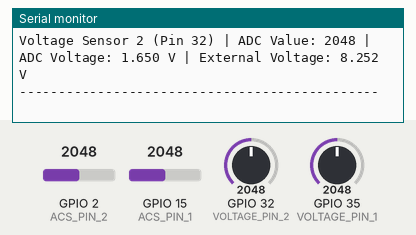
This sketch was run on a simulated ESP32. On the bench: the last lines printed to the serial monitor. The inputs (shaded band) are chosen by the test bench; at power-on: GPIO 2 (ACS_PIN_2) = 2048, GPIO 15 (ACS_PIN_1) = 2048, GPIO 32 (VOLTAGE_PIN_2) = 2048, GPIO 35 (VOLTAGE_PIN_1) = 2048 (analog values on the 0–4095 scale).

Above: at 2.2 s.
2.3 s: GPIO 2 (ACS_PIN_2) set to 2866
At 2.4 s:
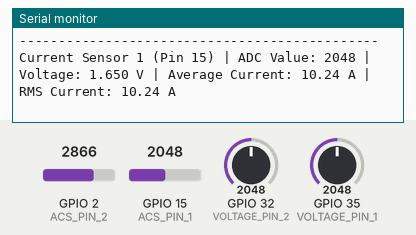
3.8 s: GPIO 15 (ACS_PIN_1) set to 2866
At 3.81 s:
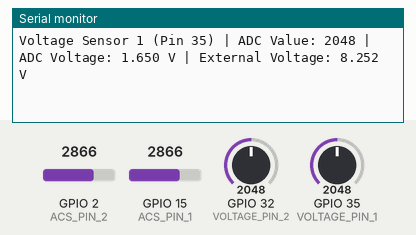
5.3 s: GPIO 32 (VOLTAGE_PIN_2) set to 2866
At 6.7 s:
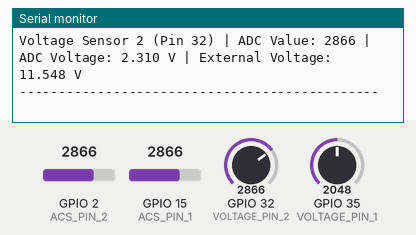
6.8 s: GPIO 35 (VOLTAGE_PIN_1) set to 2866
At 8.1 s:
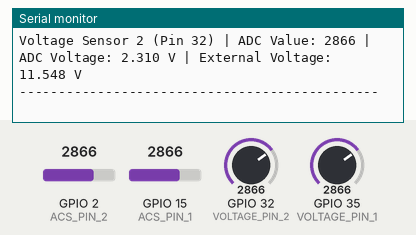
8.3 s: GPIO 2 (ACS_PIN_2) set to 3972
At 8.76 s:
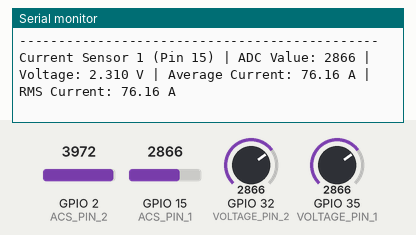
9.8 s: GPIO 15 (ACS_PIN_1) set to 3972
At 10.03 s:
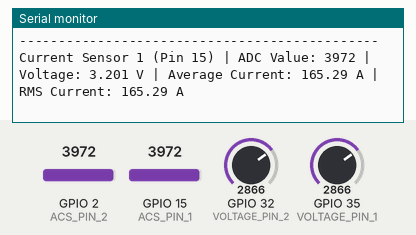
Timing chart, 0 to 12.3 s (numbered marks = the images above; inputs shaded):
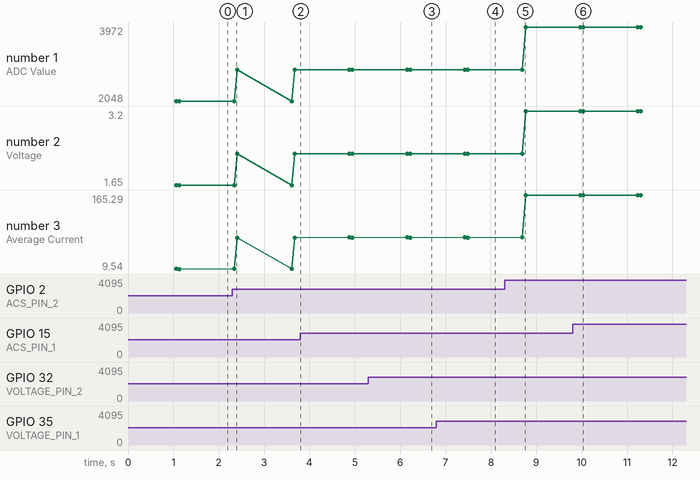

The sketch:

acs3.ino
```cpp
/*
 * Program for Reading Current and Voltage Values with ESP32
 *
 * This program reads:
 * - Current values from two ACS758 100A current sensors (pins 15 and 2)
 * - Voltage values from two voltage divider circuits (pins 35 and 32)
 *
 * The voltage divider consists of:
 * - Upper resistor: 10kΩ
 * - Lower resistor: 2kΩ
 * - Ratio: 1/5 (measures up to 5x reference voltage)
 */

// Pins connected to the ACS758 current sensor outputs
const int ACS_PIN_1 = 15;  // First current sensor connected to GPIO15
const int ACS_PIN_2 = 2;   // Second current sensor connected to GPIO2

// Pins connected to voltage divider outputs
const int VOLTAGE_PIN_1 = 35;  // First voltage divider connected to GPIO35
const int VOLTAGE_PIN_2 = 32;  // Second voltage divider connected to GPIO32

// ACS758 100A sensor parameters
const float VOLTAGE_REF = 3.3;       // ESP32 ADC reference voltage in volts
const float SENSITIVITY = 10.0;      // 20 mV/A for ACS758 100A model
const float ZERO_CURRENT_OFFSET_1 = 1.548; // Adjusted based on no-load readings for sensor 1
const float ZERO_CURRENT_OFFSET_2 = 1.555; // Adjusted based on no-load readings for sensor 2

// Voltage divider parameters
const float VOLTAGE_DIVIDER_RATIO = 5.0;  // For 10kΩ/2kΩ voltage divider (1/5 ratio)

// Variables for calculations
float voltage1, voltage2;
float current1, current2;
float externalVoltage1, externalVoltage2;  // Voltages measured by the dividers

// ADC resolution (ESP32 has 12-bit ADC: 0-4095)
const float ADC_RESOLUTION = 4095.0;

void setup() {
  // Initialize serial communication
  Serial.begin(115200);

  // Set ADC resolution to 12 bits (0-4095)
  analogReadResolution(12);

  // Configure ADC
  analogSetAttenuation(ADC_11db);  // Set ADC attenuation for full 3.3V range

  Serial.println("Current and Voltage Sensors Reading Program");
  Serial.println("===========================================");
  delay(1000);
}

void loop() {
  // Read and process current sensors
  readCurrentSensor(ACS_PIN_1, ZERO_CURRENT_OFFSET_1, "Current Sensor 1 (Pin 15)");
  readCurrentSensor(ACS_PIN_2, ZERO_CURRENT_OFFSET_2, "Current Sensor 2 (Pin 2)");

  // Read and process voltage sensors
  readVoltageSensor(VOLTAGE_PIN_1, "Voltage Sensor 1 (Pin 35)");
  readVoltageSensor(VOLTAGE_PIN_2, "Voltage Sensor 2 (Pin 32)");

  // Print a separator line
  Serial.println("----------------------------------------------");

  delay(1000); // Update every 1 second
}

void readCurrentSensor(int sensorPin, float zeroOffset, const char* sensorName) {
  // Variables for averaging and RMS calculation
  long sumSensorValue = 0;
  float sumVoltage = 0;
  float sumCurrent = 0;
  float sumCurrentSquared = 0;  // For RMS calculation
  const int numSamples = 30;    // Average 30 readings

  // Collect samples
  for (int i = 0; i < numSamples; i++) {
    // Read the sensor value
    int sensorValue = analogRead(sensorPin);
    sumSensorValue += sensorValue;

    // Convert the analog reading to voltage
    float sampleVoltage = (sensorValue / ADC_RESOLUTION) * VOLTAGE_REF;
    sumVoltage += sampleVoltage;

    // Calculate current based on sensitivity and zero current offset
    float sampleCurrent = (sampleVoltage - zeroOffset) / (SENSITIVITY / 1000.0);
    sumCurrent += sampleCurrent;

    // Square the current for RMS calculation
    sumCurrentSquared += sampleCurrent * sampleCurrent;

    delay(2); // Small delay between readings
  }

  // Calculate averages
  int avgSensorValue = sumSensorValue / numSamples;
  float voltage = sumVoltage / numSamples;
  float current = sumCurrent / numSamples;

  // Calculate RMS current
  float rmsCurrentSquared = sumCurrentSquared / numSamples;
  float rmsCurrent = sqrt(rmsCurrentSquared);

  // Print the results
  Serial.print(sensorName);
  Serial.print(" | ADC Value: ");
  Serial.print(avgSensorValue);
  Serial.print(" | Voltage: ");
  Serial.print(voltage, 3);
  Serial.print(" V | Average Current: ");
  Serial.print(current, 2);
  Serial.print(" A | RMS Current: ");
  Serial.print(rmsCurrent, 2);
  Serial.println(" A");
}

void readVoltageSensor(int sensorPin, const char* sensorName) {
  // Variables for averaging
  long sumSensorValue = 0;
  float sumVoltage = 0;
  float sumExternalVoltage = 0;
  const int numSamples = 30;  // Average 30 readings

  // Collect samples
  for (int i = 0; i < numSamples; i++) {
    // Read the sensor value
    int sensorValue = analogRead(sensorPin);
    sumSensorValue += sensorValue;

    // Convert the analog reading to voltage at the ADC input
    float sampleVoltage = (sensorValue / ADC_RESOLUTION) * VOLTAGE_REF;
    sumVoltage += sampleVoltage;

    // Calculate the actual external voltage using the voltage divider ratio
    float sampleExternalVoltage = sampleVoltage * VOLTAGE_DIVIDER_RATIO;
    sumExternalVoltage += sampleExternalVoltage;

    delay(2); // Small delay between readings
  }

  // Calculate averages
  int avgSensorValue = sumSensorValue / numSamples;
  float adcVoltage = sumVoltage / numSamples;
  float externalVoltage = sumExternalVoltage / numSamples;

  // Print the results
  Serial.print(sensorName);
  Serial.print(" | ADC Value: ");
  Serial.print(avgSensorValue);
  Serial.print(" | ADC Voltage: ");
  Serial.print(adcVoltage, 3);
  Serial.print(" V | External Voltage: ");
  Serial.print(externalVoltage, 3);
  Serial.println(" V");
}
```

Measured:
- after the input at 5.3 s, the serial monitor: prints a new line after 1.1 s (image 3)
- after the input at 6.8 s, the serial monitor: prints a new line after 0.76 s (image 4)
- after the input at 9.8 s, the serial monitor: prints a new line after 0.17 s (image 6)
- plotted number 1: 2048 → 2866 after the input at 2.3 s, 2866 → 3972 after the input at 8.3 s
- plotted number 2: 1.65 → 2.31 after the input at 2.3 s, 2.31 → 3.2 after the input at 8.3 s
- plotted number 3: 9.54 → 75.46 after the input at 2.3 s, 75.46 → 164.59 after the input at 8.3 s
